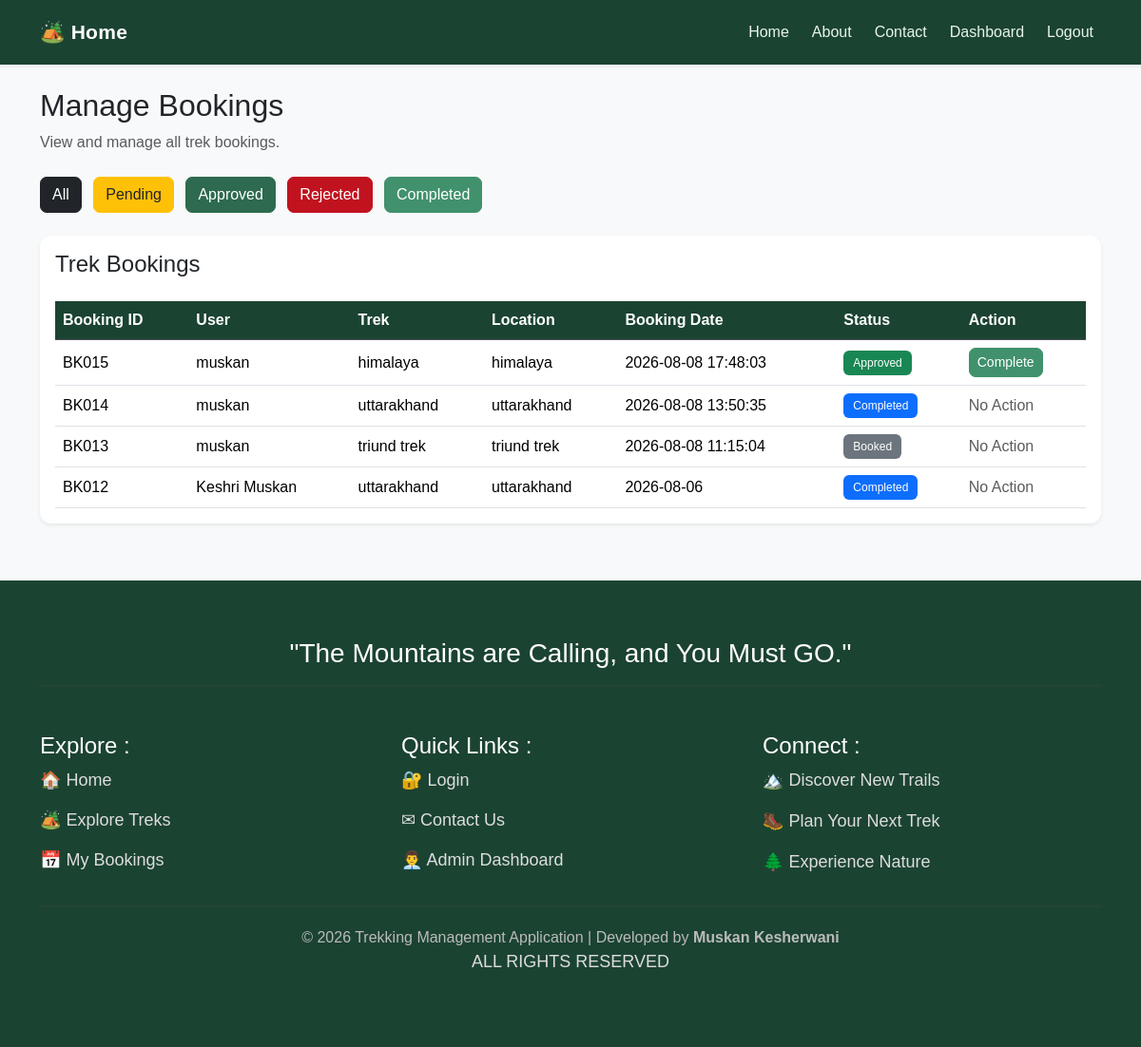
/admin/bookings (signed in), run on the app's committed database.
### tables this page shows
CREATE TABLE bookings (
    id INTEGER PRIMARY KEY AUTOINCREMENT,
    user_id INTEGER NOT NULL,
    trek_id INTEGER NOT NULL,
    booking_date TEXT,
    status TEXT DEFAULT 'Pending',
    FOREIGN KEY(user_id) REFERENCES user(id),
    FOREIGN KEY(trek_id) REFERENCES trek(id)
);

CREATE TABLE user (
    id INTEGER PRIMARY KEY AUTOINCREMENT,
    name TEXT NOT NULL,
    email TEXT UNIQUE NOT NULL,
    password TEXT NOT NULL,
    phone TEXT,
    address TEXT,
    status TEXT DEFAULT 'Active'
);

CREATE TABLE trek (
    id INTEGER PRIMARY KEY AUTOINCREMENT,
    name TEXT NOT NULL,
    location TEXT NOT NULL,
    difficulty TEXT NOT NULL,
    duration INTEGER NOT NULL,
    available_slots INTEGER NOT NULL,
    assigned_staff_id INTEGER,
    status TEXT DEFAULT 'Pending',
    start_date TEXT NOT NULL,
    end_date TEXT NOT NULL, description TEXT,

    FOREIGN KEY (assigned_staff_id)
    REFERENCES staff(id)
);

### app.py (the view)
@app.route("/admin/bookings")
def admin_bookings():
    status = request.args.get("status")
    connection = sqlite3.connect("trekking.db")
    cursor = connection.cursor()
    if status:
        cursor.execute("""
            SELECT
                bookings.id,
                user.name,
                trek.name,
                trek.location,
                bookings.booking_date,
                bookings.status
            FROM bookings
            JOIN user
                ON bookings.user_id = user.id
            JOIN trek
                ON bookings.trek_id = trek.id
            WHERE bookings.status = ?
            ORDER BY bookings.id DESC
        """, (status,))
    else:
        cursor.execute("""
            SELECT
                bookings.id,
                user.name,
                trek.name,
                trek.location,
                bookings.booking_date,
                bookings.status
            FROM bookings
            JOIN user
                ON bookings.user_id = user.id
            JOIN trek
                ON bookings.trek_id = trek.id
            ORDER BY bookings.id DESC
        """)
    bookings = cursor.fetchall()
    connection.close()
    return render_template(
        "admin_bookings.html",
        bookings=bookings
    )

### templates/admin_bookings.html (shortened to what this page needs)
<!DOCTYPE html>
<html lang="en">
<head>
</head>
<body>
    {% extends "base.html" %}
    {% block content %}
    <div class="mb-4">
        <h2>Manage Bookings</h2>
        <p class="text-muted">
            View and manage all trek bookings.
        </p>
    </div>
    <div class="mb-4">
        <a href="/admin/bookings" class="btn btn-dark me-2">
            All
        </a>
        <a href="/admin/bookings?status=Pending" class="btn btn-warning text-dark me-2">
            Pending
        </a>
        <a href="/admin/bookings?status=Approved" class="btn btn-success me-2">
            Approved
        </a>
        <a href="/admin/bookings?status=Rejected" class="btn btn-danger me-2">
            Rejected
        </a>
        <a href="/admin/bookings?status=Completed" class="btn btn-primary">
            Completed
        </a>
    </div>
    <div class="card shadow-sm">
        <div class="card-body">
            <h4 class="mb-4">
                Trek Bookings
            </h4>
            <div class="table-responsive">
                <table class="table table-hover align-middle">
                    <thead class="table-dark">
                        <tr>
                            <th>Booking ID</th>
                            <th>User</th>
                            <th>Trek</th>
                            <th>Location</th>
                            <th>Booking Date</th>
                            <th>Status</th>
                            <th>Action</th>
                        </tr>
                    </thead>
                    <tbody>
                        {% for b in bookings %}
                        <tr>
                            <td>
                                BK{{ "%03d"|format(b[0]) }}
                            </td>
                            <td>
                                {{ b[1] }}
                            </td>
                            <td>
                                {{ b[2] }}
                            </td>
                            <td>
                                {{ b[3] }}
                            </td>
                            <td>
                                {{ b[4] }}
                            </td>
                            <td>
                                {% if b[5] == "Pending" %}
                                <span class="badge bg-warning text-dark">
                                    Pending
                                </span>
                                {% elif b[5] == "Approved" %}
                                <span class="badge bg-success">
                                    Approved
                                </span>
                                {% elif b[5] == "Completed" %}
                                <span class="badge bg-primary">
                                    Completed
                                </span>
                                {% elif b[5] == "Rejected" %}
                                <span class="badge bg-danger">
                                    Rejected
                                </span>
                                {% elif b[5] == "Cancelled" %}
                                <span class="badge bg-secondary">
                                    Cancelled
                                </span>
                                {% else %}
                                <span class="badge bg-secondary">
                                    {{ b[5] }}
                                </span>
                                {% endif %}
                            </td>
                            <td>
                                {% if b[5] == "Pending" %}
                                <a href="/admin/approve/{{ b[0] }}" class="btn btn-success btn-sm">
                                    Approve
                                </a>
                                <a href="/admin/reject/{{ b[0] }}" class="btn btn-danger btn-sm">
                                    Reject
                                </a>
                                {% elif b[5] == "Approved" %}
                                <a href="/admin/complete/{{ b[0] }}" class="btn btn-primary btn-sm">
                                    Complete
                                </a>
                                {% elif b[5] == "Completed" %}
                                <span class="text-muted">
                                    No Action
                                </span>
                                {% elif b[5] == "Rejected" %}
                                <span class="text-muted">
                                    No Action
                                </span>
                                {% elif b[5] == "Cancelled" %}
                                <span class="text-muted">
                                    No Action
                                </span>
                                {% else %}
                                <span class="text-muted">
                                    No Action
                                </span>
                                {% endif %}
                            </td>
                        </tr>
                        {% endfor %}
                    </tbody>
                </table>
            </div>
        </div>
    </div>
    {% endblock %}

### static/css/style.css (style rules this page uses)
body { background-color: #f8f9fa; color: #212529; font-family: Arial, sans-serif; min-height: 100vh; }
.card { background-color: #ffffff; border: none; border-radius: 12px; box-shadow: 0 2px 10px rgba(0, 0, 0, 0.05); }
.btn { border-radius: 7px; font-weight: 500; }
.btn-success { background-color: #2d6a4f; border-color: #2d6a4f; }
.btn-primary { background-color: #40916c; border-color: #40916c; }
.btn-danger { background-color: #c1121f; border-color: #c1121f; }
.table { margin-bottom: 0; }
.table thead th { background-color: #1b4332 !important; color: #ffffff !important; font-weight: 600; white-space: nowrap; }
.table tbody td { vertical-align: middle; }
.badge { padding: 7px 10px; font-weight: 500; border-radius: 6px; }

### data on the page
bookings: id "015", name "muskan", name "himalaya", location "himalaya", booking_date "2026-08-08 17:48:03", status "Approved"
bookings: id "014", name "muskan", name "uttarakhand", location "uttarakhand", booking_date "2026-08-08 13:50:35", status "Completed"
bookings: id "013", name "muskan", name "triund trek", location "triund trek", booking_date "2026-08-08 11:15:04", status "Booked", shows "No Action"
bookings: id "012", name "Keshri Muskan", name "uttarakhand", location "uttarakhand", booking_date "2026-08-06", status "Completed"
